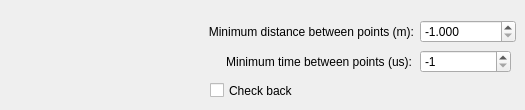
                 <widget class="QWidget" name="tab_Lidar_Script_PostFiltering">
                  <property name="autoFillBackground">
                   <bool>true</bool>
                  </property>
                  <attribute name="title">
                   <string>Post filtering</string>
                  </attribute>
                  <widget class="QDoubleSpinBox" name="doubleSpinBox_Lidar_Script_PostFilter_MinDistance">
                   <property name="geometry">
                    <rect>
                     <x>420</x>
                     <y>20</y>
                     <width>96</width>
                     <height>23</height>
                    </rect>
                   </property>
                   <property name="maximumSize">
                    <size>
                     <width>16777215</width>
                     <height>150</height>
                    </size>
                   </property>
                   <property name="decimals">
                    <number>3</number>
                   </property>
                   <property name="minimum">
                    <double>-1.000000000000000</double>
                   </property>
                   <property name="maximum">
                    <double>1000.000000000000000</double>
                   </property>
                   <property name="singleStep">
                    <double>0.010000000000000</double>
                   </property>
                   <property name="value">
                    <double>-1.000000000000000</double>
                   </property>
                  </widget>
                  <widget class="QLabel" name="label_Lidar_Script_PostFilter_MinDistance">
                   <property name="geometry">
                    <rect>
                     <x>22</x>
                     <y>20</y>
                     <width>392</width>
                     <height>23</height>
                    </rect>
                   </property>
                   <property name="text">
                    <string>Minimum distance between points (m):</string>
                   </property>
                   <property name="alignment">
                    <set>Qt::AlignRight|Qt::AlignTrailing|Qt::AlignVCenter</set>
                   </property>
                  </widget>
                  <widget class="QLabel" name="label_Lidar_Script_PostFilter_MinTimeDelta">
                   <property name="geometry">
                    <rect>
                     <x>20</x>
                     <y>50</y>
                     <width>392</width>
                     <height>23</height>
                    </rect>
                   </property>
                   <property name="text">
                    <string>Minimum time between points (us):</string>
                   </property>
                   <property name="alignment">
                    <set>Qt::AlignRight|Qt::AlignTrailing|Qt::AlignVCenter</set>
                   </property>
                  </widget>
                  <widget class="QSpinBox" name="spinBox_Lidar_Script_PostFilter_MinTimeDelta">
                   <property name="geometry">
                    <rect>
                     <x>420</x>
                     <y>50</y>
                     <width>91</width>
                     <height>23</height>
                    </rect>
                   </property>
                   <property name="minimum">
                    <number>-1</number>
                   </property>
                   <property name="maximum">
                    <number>1000000000</number>
                   </property>
                   <property name="value">
                    <number>-1</number>
                   </property>
                  </widget>
                  <widget class="QCheckBox" name="checkBox_Lidar_Script_PostFilter_CheckBackActive">
                   <property name="geometry">
                    <rect>
                     <x>210</x>
                     <y>80</y>
                     <width>121</width>
                     <height>21</height>
                    </rect>
                   </property>
                   <property name="text">
                    <string>Check back</string>
                   </property>
                  </widget>
                 </widget>
